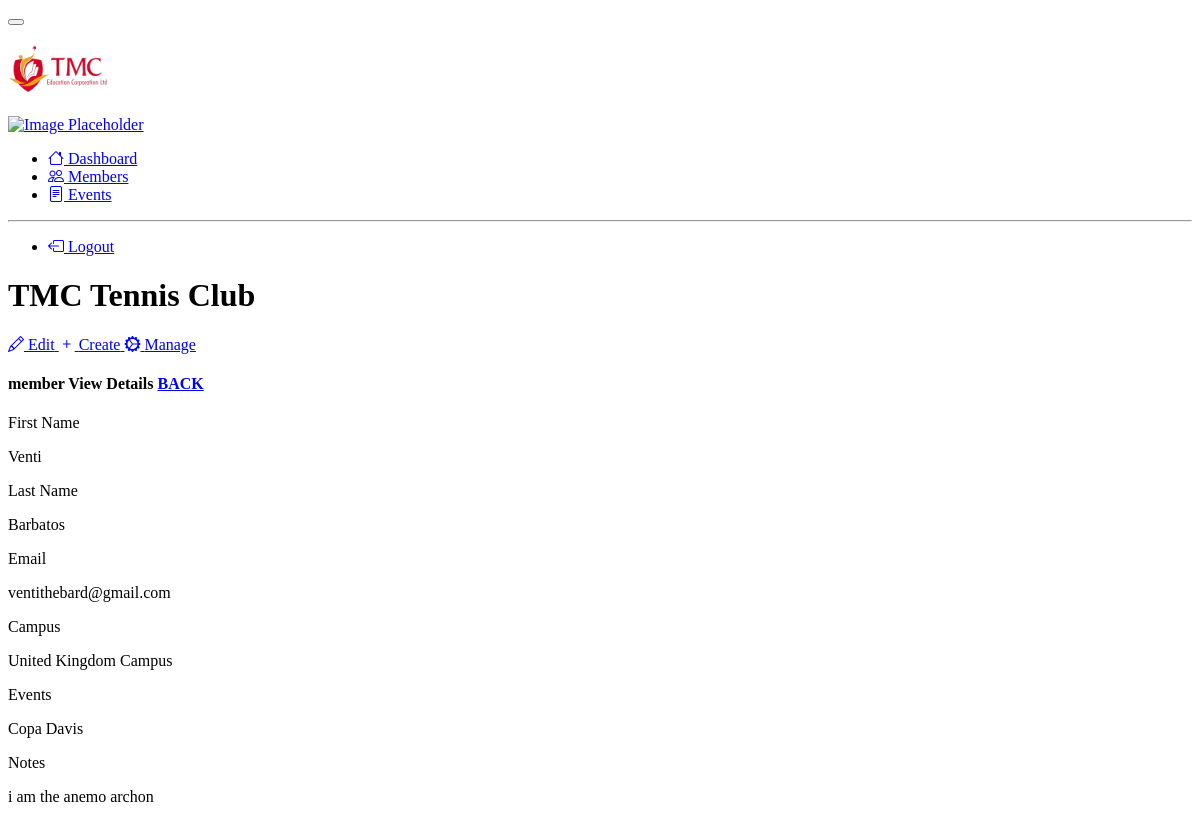
The app's page /admin/events-view.php?id=1 with its own data.
### tables this page shows
CREATE TABLE `eventsdetails` (
  `id` int(8) NOT NULL,
  `firstname` varchar(30) NOT NULL,
  `lastname` varchar(30) NOT NULL,
  `email` varchar(30) NOT NULL,
  `campus` varchar(30) NOT NULL,
  `events` varchar(30) NOT NULL,
  `note` varchar(50) NOT NULL
);

### admin/events-view.php (the view, shortened to what this page needs)
<?php
    require 'dbcon.php';
?>
<!DOCTYPE html>
<html lang="en" >
<head>
  <link rel="stylesheet" href="./style.css">
  <link href="https://cdn.jsdelivr.net/npm/@sweetalert2/theme-dark@4/dark.css" rel="stylesheet">
</head>
<body>
<div class="d-flex flex-column flex-lg-row h-lg-full bg-surface-secondary">
    <nav class="navbar show navbar-vertical h-lg-screen navbar-expand-lg px-0 py-3 navbar-light bg-white border-bottom border-bottom-lg-0 border-end-lg" id="navbarVertical">
        <div class="container-fluid">
            <button class="navbar-toggler ms-n2" type="button" data-bs-toggle="collapse" data-bs-target="#sidebarCollapse" aria-controls="sidebarCollapse" aria-expanded="false" aria-label="Toggle navigation">
            </button>
            <a class="navbar-brand py-lg-2 mb-lg-5 px-lg-6 me-0" href="#">
                <h3 class="text-success"><img src="../images/TMC.png" width="100"></h3>
            </a>
            <div class="navbar-user d-lg-none">
                <div class="dropdown">
                    <a href="#" id="sidebarAvatar" role="button" data-bs-toggle="dropdown" aria-haspopup="true" aria-expanded="false">
                        <div class="avatar-parent-child">
                            <img alt="Image Placeholder" src="" class="avatar avatar- rounded-circle">
                        </div>
                    </a>
                </div>
            </div>
            <div class="collapse navbar-collapse" id="sidebarCollapse">
                <ul class="navbar-nav">
                    <li class="nav-item">
                        <a class="nav-link" href="admin.php">
                            <i class="bi bi-house"></i> Dashboard
                        </a>
                    </li>
                    <li class="nav-item">
                        <a class="nav-link" href="#">
                            <i class="bi bi-people"></i> Members
                        </a>
                    </li>
                    <li class="nav-item">
                        <a class="nav-link" href="events.php">
                            <i class="bi bi-file-text"></i> Events
                        </a>
                    </li>
                </ul>
                <hr class="navbar-divider my-5 opacity-20">
                <ul class="navbar-nav">
                    <li class="nav-item">
                        <a class="nav-link" href="../home.html" onclick="return confirm('Are you sure you want to logout?')">
                            <i class="bi bi-box-arrow-left"></i> Logout
                        </a>
                    </li>
                </ul>
            </div>
        </div>
    </nav>
    <div class="h-screen flex-grow-1 overflow-y-lg-auto">
        <header class="bg-surface-primary border-bottom pt-6">
            <div class="container-fluid">
                <div class="mb-npx">
                    <div class="row align-items-center">
                        <div class="col-sm-6 col-12 mb-4 mb-sm-0">
                            <h1 class="h2 mb-0 ls-tight">TMC Tennis Club</h1>
                        </div>
                        <div class="col-sm-6 col-12 text-sm-end">
                            <div class="mx-n1">
                                <a href="#" class="btn d-inline-flex btn-sm btn-neutral border-base mx-1">
                                    <span class=" pe-2">
                                        <i class="bi bi-pencil"></i>
                                    </span>
                                    <span>Edit</span>
                                </a>
                                <a href="#" class="btn d-inline-flex btn-sm btn-primary mx-1">
                                    <span class=" pe-2">
                                        <i class="bi bi-plus"></i>
                                    </span>
                                    <span>Create</span>
                                </a>
                                <a href="#" class="btn d-inline-flex btn-sm btn-warning mx-1">
                                    <span class=" pe-2">
                                        <i class="bi bi-gear-wide-connected"></i>
                                    </span>
                                    <span>Manage</span>
                                </a>
                            </div>
                        </div>
                    </div>
                </div>
            </div>
        </header>
        <main class="py-6 bg-surface-secondary">
            <div class="container-fluid">
                    <div class="container mt-5">
                        <div class="row">
                            <div class="col-md-12">
                                <div class="card">
                                    <div class="card-header">
                                        <h4>member View Details
                                            <a href="events.php" class="btn btn-danger float-end">BACK</a>
                                        </h4>
                                    </div>
                                    <div class="card-body">
                                    <?php
                                        if(isset($_GET['id']))
                                        {
                                            $member_id = mysqli_real_escape_string($con, $_GET['id']);
                                            $query = "SELECT * FROM eventsdetails WHERE id='$member_id' ";
                                            $query_run = mysqli_query($con, $query);
                                            if(mysqli_num_rows($query_run) > 0)
                                            {
                                                $member = mysqli_fetch_array($query_run);
                                        ?>
                                            <div class="mb-3">
                                            <label>First Name</label>
                                            <p class="form-control">
                                                <?=$member['firstname'];?>
                                            </p>
                                            </div>
                                            <div class="mb-3">
                                            <label>Last Name</label>
                                            <p class="form-control">
                                                <?=$member['lastname'];?>
                                            </p>
                                            </div>
                                            <div class="mb-3">
                                            <label>Email</label>
                                            <p class="form-control">
                                                <?=$member['email'];?>
                                            </p>
                                            </div>
                                            <div class="mb-3">
                                            <label>Campus</label>
                                            <p class="form-control">
                                                <?=$member['campus'];?>
                                            </p>
                                            </div>
                                            <div class="mb-3">
                                            <label>Events</label>
                                            <p class="form-control">
                                                <?=$member['events'];?>
                                            </p>
                                            </div>
                                            <div class="mb-3">
                                            <label>Notes</label>
                                            <p class="form-control">
                                                <?=$member['note'];?>
                                            </p>
                                            </div>
                                <?php
                                    }
                            else
                            {
                                echo "<h4>No Such Id Found</h4>";
                            }
                        }
                        ?>
                                </div>
                            </div>
                        </div>
                    </div>
                </div>
                </div>
                </div>
            </div>
</body>
</html>

### records on screen
eventsdetails: firstname "Venti", lastname "Barbatos", email "ventithebard@gmail.com", campus "United Kingdom Campus", events "Copa Davis", note "i am the anemo archon"
